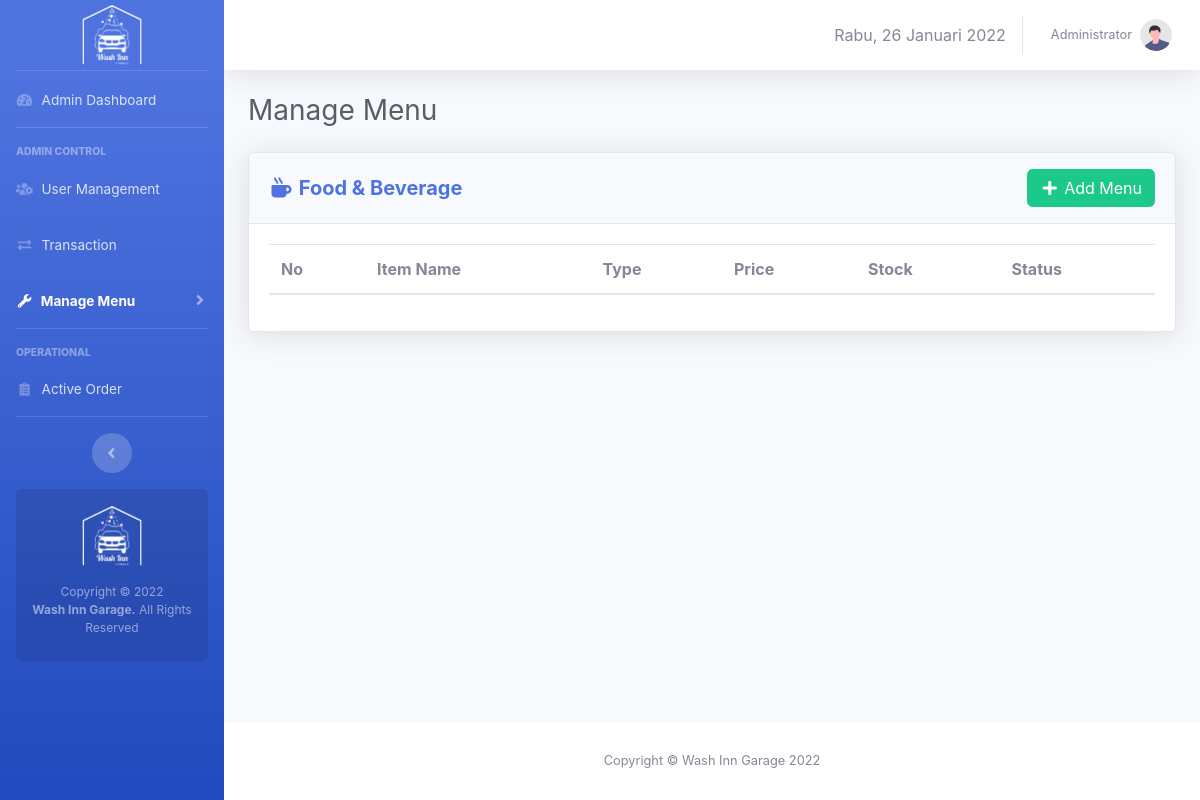
The app's page /admin/fnb-menu.php (signed in), older data.
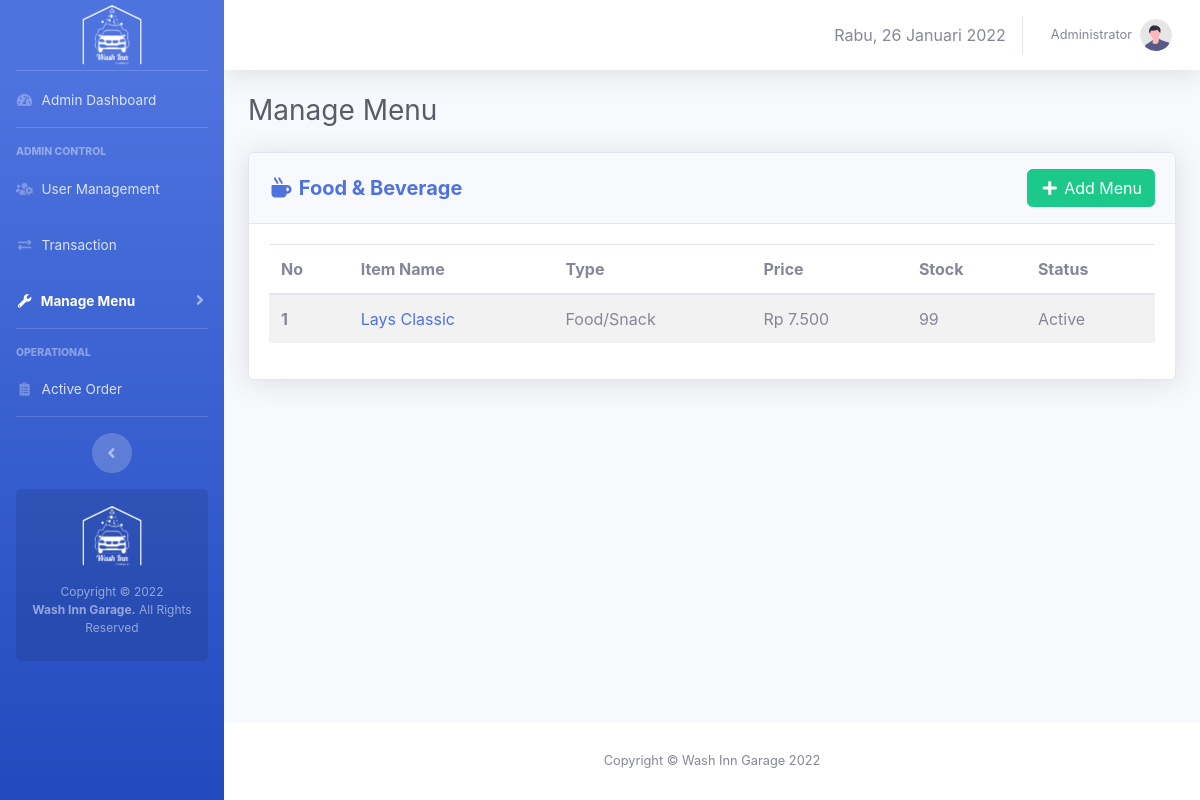
The same page, newer data.
### tables this page shows
CREATE TABLE `menus` (
  `id` int(10) NOT NULL,
  `type` enum('service','merchandise','food','beverage') NOT NULL,
  `category` enum('Car','Motorcycle') DEFAULT NULL,
  `name` varchar(50) NOT NULL,
  `price` varchar(10) NOT NULL,
  `image` varchar(100) DEFAULT NULL,
  `description` varchar(1000) DEFAULT NULL,
  `stock` int(10) DEFAULT NULL,
  `status` enum('active','inactive','out of stock') NOT NULL
);

### core/init.php (called while the page is built, shortened)
<?php
if (!empty($_SERVER['HTTPS']) && ('on' == $_SERVER['HTTPS'])) {
  $home = 'https://';
} else {
  $home = 'http://';
}
$home   .= $_SERVER['HTTP_HOST'] .'/washinngarage';
$assets  = $home.'/assets';
?>

### admin/fnb-menu.php (the view, shortened to what this page needs)
<?php
    require_once 'admin-only.php';
    $i = 1;
    $query_getFnB = "SELECT * FROM menus WHERE type = 'food' OR type = 'beverage'";
    $execute_getFnB = mysqli_query($link, $query_getFnB);
 ?>
 <!DOCTYPE html>
<html>
<head>
    <link rel="stylesheet" type="text/css" href="<?=$assets?>/css/sb-admin-2.min.css">
    <link href="<?=$assets?>/vendor/fontawesome-free/css/all.min.css" rel="stylesheet" type="text/css">
    <link href="<?=$assets?>/vendor/datatables/dataTables.bootstrap4.min.css" rel="stylesheet">
</head>
<body class="page-top">
    <div id="wrapper">
        <?php require_once 'view-template/sidebar.php'; ?>
        <div id="content-wrapper" class="d-flex flex-column">
            <div id="content">
                <?php require_once 'view-template/topbar.php'; ?>
                <div class="container-fluid">
                    <div class="d-sm-flex align-items-center justify-content-between mb-4">
                        <h1 class="h3 mb-0 text-gray-800">Manage Menu </h1>
                    </div>
                    <div class="row">
                        <div class="col-xl-12 col-lg-12" id="panelUtama">
                            <div class="card shadow mb-4">
                                <div
                                    class="card-header py-3 d-flex flex-row align-items-center justify-content-between">
                                    <h5 class="m-0 font-weight-bold text-primary"><i class="fas fa-mug-hot fa-fw"></i> Food & Beverage</h5>
                                    <a data-toggle="modal" data-target="#addMenuModal" class="btn btn-success"><i class="fas fa-plus fa-fw"></i> Add Menu</a>
                                </div>
                                <div class="card-body">
                                    <table class="table table-striped" id="services">
                                      <thead>
                                        <tr>
                                          <th scope="col">No</th>
                                          <th scope="col">Item Name</th>
                                          <th scope="col">Type</th>
                                          <th scope="col">Price</th>
                                          <th scope="col">Stock</th>
                                          <th scope="col">Status</th>
                                        </tr>
                                      </thead>
                                      <tbody>
                                        <?php while ($fnb = mysqli_fetch_assoc($execute_getFnB)) {
                                            $status = ($fnb['status'] == 'active')?'Active':'Inactive';
                                            if ($fnb['type'] == 'food') {
                                                $type = 'Food/Snack';
                                            }elseif($fnb['type'] == 'beverage'){
                                                $type = 'Beverage';
                                            }
                                            $price = 'Rp '.number_format($fnb['price'],0,',','.')
                                        ?>
                                        <tr onclick="openDetail('<?= $fnb['image'].'\',\''.$fnb['name'].'\',\''.$type.'\',\''.$fnb['stock'].'\',\''.$price.'\',\''.$status.'\',\''.$fnb['description'].'\',\''.$fnb['id'].'\',\''.$fnb['price'] ?>')">
                                          <th scope="row"><?= $i ?></th>
                                          <td><a href="#"  class="text-decoration-none"><?= $fnb['name']?></a></td>
                                          <td><?= $type ?></td>
                                          <td><?= $price?></td>
                                          <td><?= $fnb['stock'] ?></td>
                                          <td><?= $status ?></td>
                                        </tr>
                                        <?php $i++;} ?>
                                      </tbody>
                                    </table>
                                </div>
                            </div>
                        </div>
                    </div>
                </div>
            </div>
        <?php require_once "view-template/footer.php" ?>
        </div>
    </div>
</body>
</html>

Row changes from the older to the newer data that the page shows:
added menus: name "Lays Classic", type "Food/Snack", price "Rp 7.500", stock "99", status "Active"
